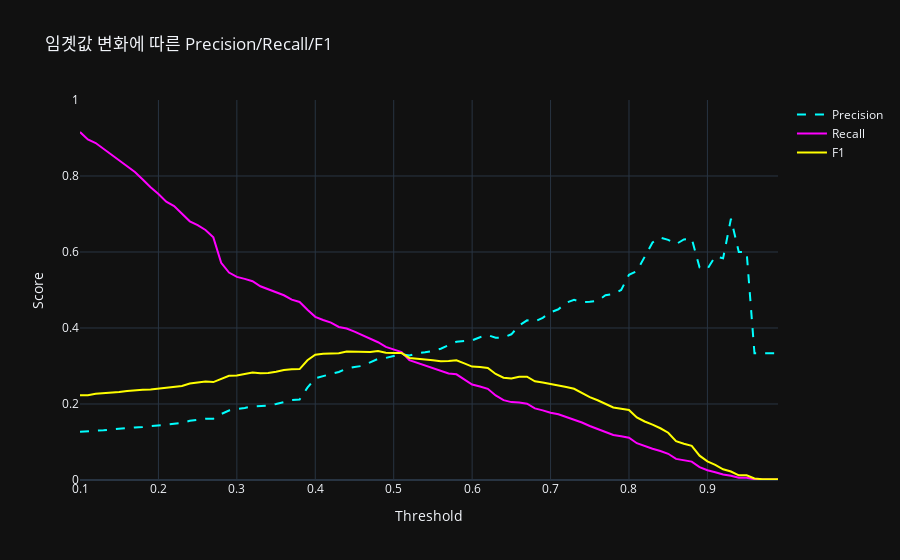

The notebook cell saved with this chart:
### Code cell
thr_list = np.round(np.arange(0.1, 1.0, 0.01), 2)
rows = []
for thr in thr_list:
    y_hat = (y_prob >= thr).astype(int)
    rows.append([
        thr,
        precision_score(y_test, y_hat, zero_division=0),
        recall_score(y_test, y_hat, zero_division=0),
        f1_score(y_test, y_hat, zero_division=0)
    ])

thr_table = pd.DataFrame(rows, columns=['threshold', 'precision', 'recall', 'f1'])

fig = go.Figure()
fig.add_trace(go.Scatter(x=thr_table["threshold"], y=thr_table["precision"],
                         mode="lines", name="Precision",
                         line=dict(dash="dash", color="cyan")))
fig.add_trace(go.Scatter(x=thr_table["threshold"], y=thr_table["recall"],
                         mode="lines", name="Recall",
                         line=dict(color="magenta")))
fig.add_trace(go.Scatter(x=thr_table["threshold"], y=thr_table["f1"],
                         mode="lines", name="F1",
                         line=dict(color="yellow")))

fig.update_layout(title="임곗값 변화에 따른 Precision/Recall/F1",
                  xaxis_title="Threshold",
                  yaxis_title="Score",
                  yaxis=dict(range=[0,1]),
                  template="plotly_dark")
fig.show()
